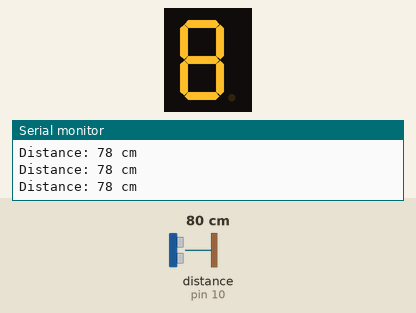
A sketch run on a simulated Arduino Uno, built with avr-gcc and run on an emulated ATmega328P. Parts: 1-digit seven-segment display, the last lines printed to the serial monitor. Wiring (inferred from the names in the program): ultrasonic range finder: trigger pin 9; echo pin 10; 1-digit 7-segment display, segments lit when HIGH: segments pin 2, pin 3, pin 4, pin 5, pin 6, pin 7, pin 8. The test bench sets the inputs (shaded band); at power-on: distance to the obstacle (sensor on pin 10) 80 cm. The echo pulse lasts 58.3 µs per cm; the segment pins are drawn as the display they are named for.

Above: at 1.3 s.
1.4 s: distance to the obstacle (sensor on pin 10) set to 2 cm
At 2.6 s:
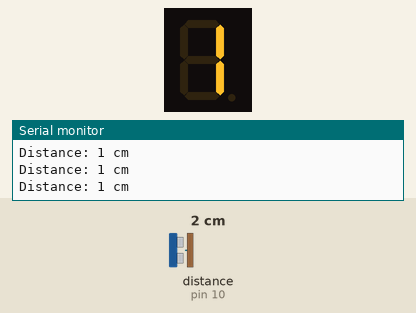
3.0 s: distance to the obstacle (sensor on pin 10) set to 4 cm
At 3.9 s:
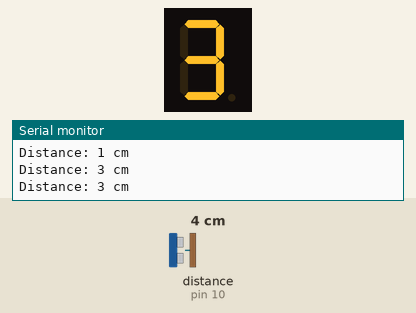
4.5 s: distance to the obstacle (sensor on pin 10) set to 18 cm
At 5.2 s:
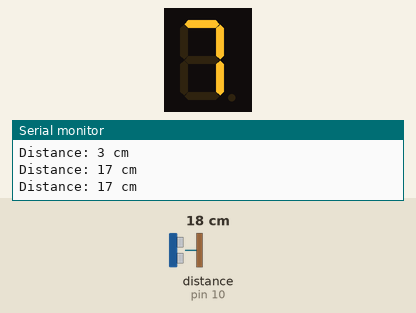
Timing chart, 0 to 7.5 s (numbered marks = the images above; inputs shaded):
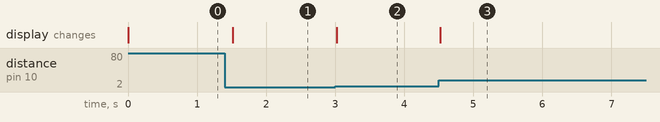

Measured:
- after the input at 1.4 s, the display: changes after 0.12 s (image 1)
- after the input at 3.0 s, the display: changes at once (image 2)
- after the input at 4.5 s, the display: changes at once (image 3)

The sketch:

distance_measurement_display.ino
```cpp
int segmentA = 2;
int segmentB = 3;
int segmentC = 4;
int segmentD = 5;
int segmentE = 6;
int segmentF = 7;
int segmentG = 8;

// Define pins for ultrasonic sensor
const int trigPin = 9;
const int echoPin = 10;

// Function to display a number (0-9) on the 7-segment display
void displayDigit(int number) {
    // Segment patterns for numbers 0-9 (1 = ON, 0 = OFF)
    // a b c d e f g
    bool digits[10][7] = {
        {1, 1, 1, 1, 1, 1, 0}, // 0
        {0, 1, 1, 0, 0, 0, 0}, // 1
        {1, 1, 0, 1, 1, 0, 1}, // 2
        {1, 1, 1, 1, 0, 0, 1}, // 3
        {0, 1, 1, 0, 0, 1, 1}, // 4
        {1, 0, 1, 1, 0, 1, 1}, // 5
        {1, 0, 1, 1, 1, 1, 1}, // 6
        {1, 1, 1, 0, 0, 0, 0}, // 7
        {1, 1, 1, 1, 1, 1, 1}, // 8
        {1, 1, 1, 1, 0, 1, 1}  // 9
    };

    digitalWrite(segmentA, digits[number][0]);
    digitalWrite(segmentB, digits[number][1]);
    digitalWrite(segmentC, digits[number][2]);
    digitalWrite(segmentD, digits[number][3]);
    digitalWrite(segmentE, digits[number][4]);
    digitalWrite(segmentF, digits[number][5]);
    digitalWrite(segmentG, digits[number][6]);
}

void setup() {
    // Set segment pins as output
    pinMode(segmentA, OUTPUT);
    pinMode(segmentB, OUTPUT);
    pinMode(segmentC, OUTPUT);
    pinMode(segmentD, OUTPUT);
    pinMode(segmentE, OUTPUT);
    pinMode(segmentF, OUTPUT);
    pinMode(segmentG, OUTPUT);

    // Set ultrasonic sensor pins
    pinMode(trigPin, OUTPUT);
    pinMode(echoPin, INPUT);

    Serial.begin(9600);
}

void loop() {
    // Trigger the ultrasonic sensor
    digitalWrite(trigPin, LOW);
    delayMicroseconds(2);
    digitalWrite(trigPin, HIGH);
    delayMicroseconds(10);
    digitalWrite(trigPin, LOW);

    // Read the echo pin
    long duration = pulseIn(echoPin, HIGH);

    // Calculate distance in cm
    int distance = duration * 0.034 / 2;

    // Limit distance to a single digit (0-9) for display
    int displayDistance = distance % 10;

    // Display distance on the 7-segment display
    displayDigit(displayDistance);

    // Print distance to Serial Monitor
    Serial.print("Distance: ");
    Serial.print(distance);
    Serial.println(" cm");

    delay(500);
}
```
